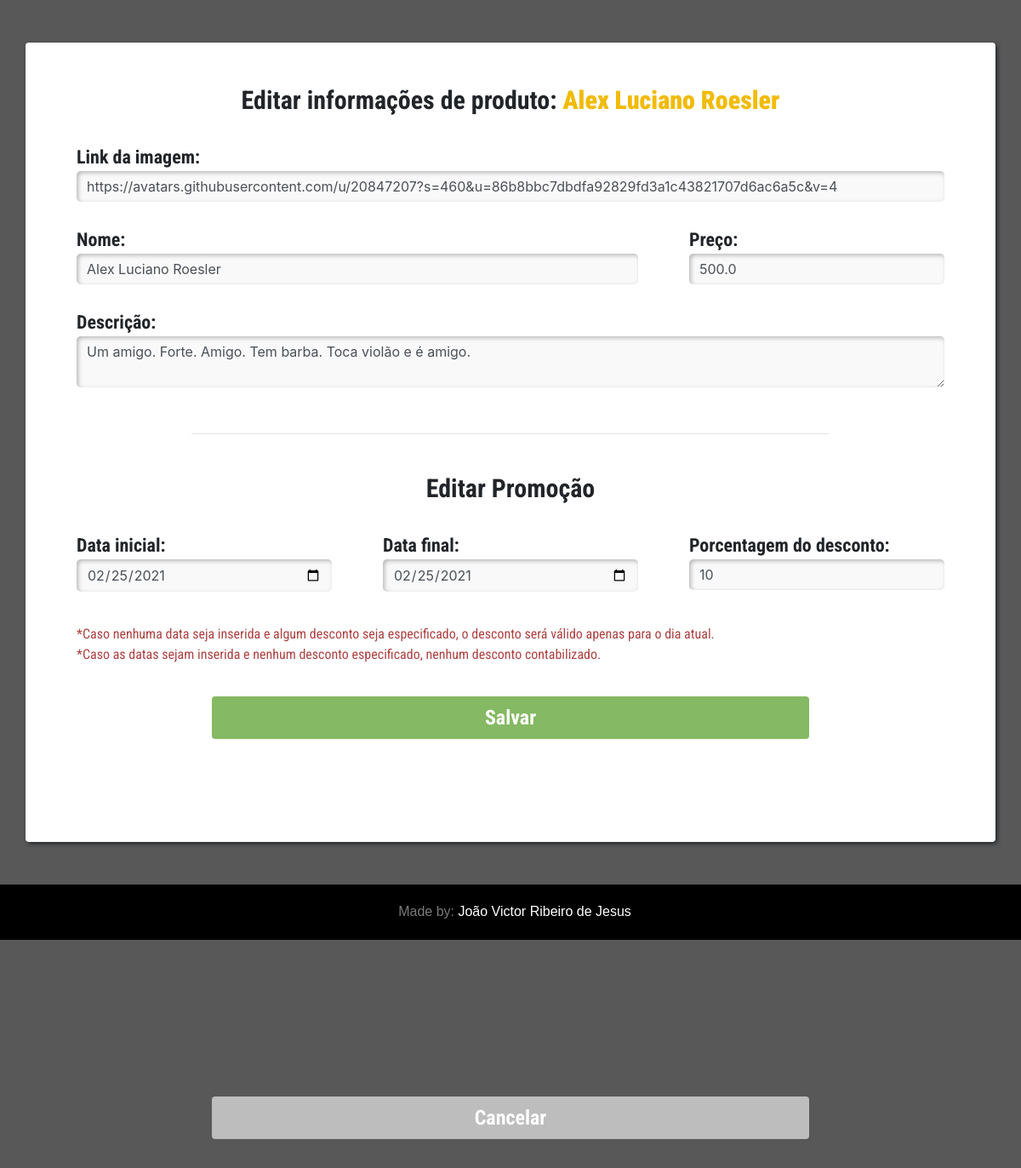
Before: /edit/3 with the older database file.
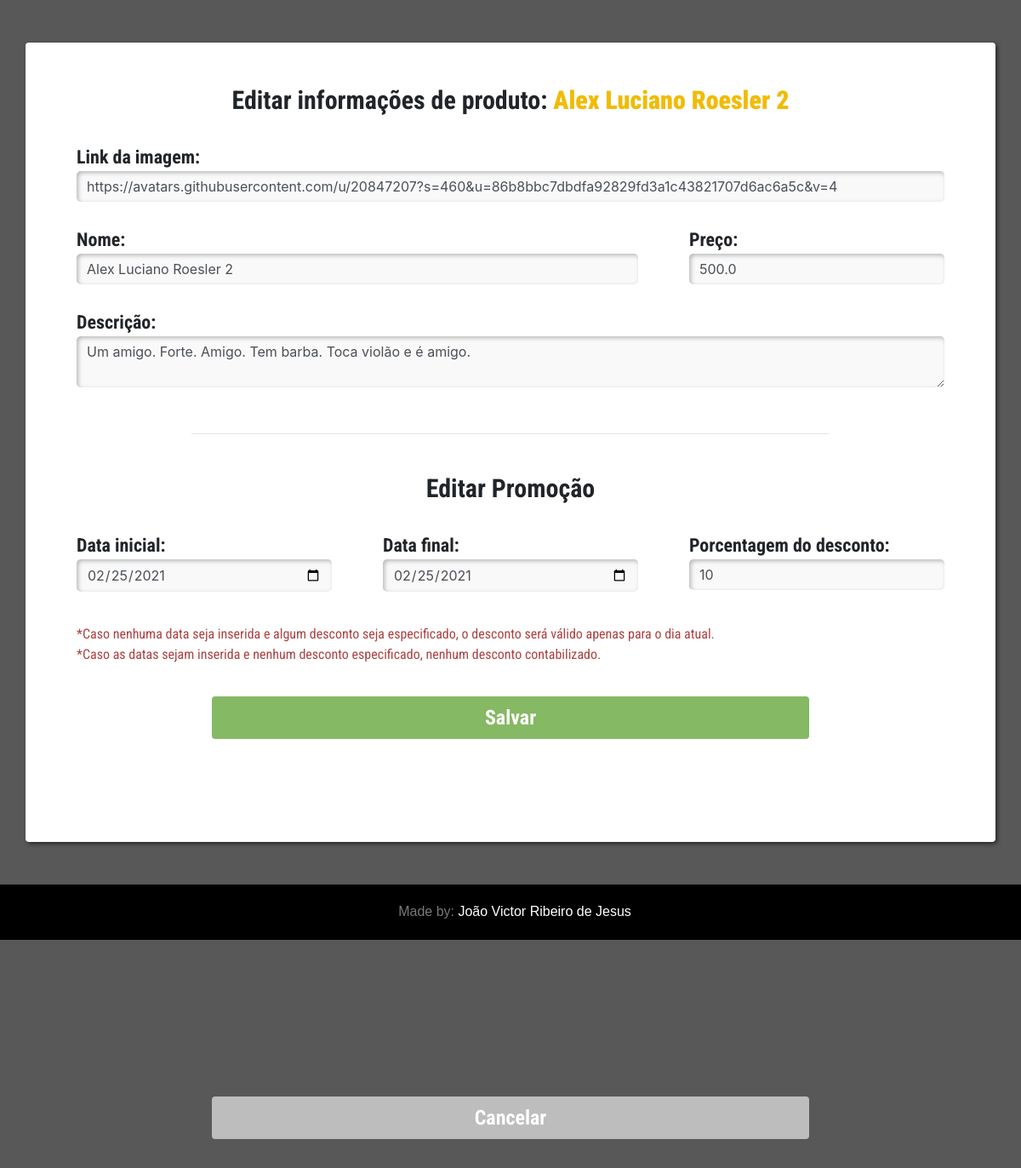
After: the same page with the newer database file.
### app.py (models this page shows, shortened)
class Product(db.Model):
    id = db.Column(db.Integer, primary_key=True, autoincrement=True)
    name = db.Column(db.String)
    description = db.Column(db.String)
    price = db.Column(db.Float)
    image = db.Column(db.String)

class Discount(db.Model):
    id = db.Column(db.Integer, primary_key=True, autoincrement=True)
    begin_date = db.Column(db.DateTime, nullable=False, default=datetime.utcnow)
    end_date = db.Column(db.DateTime)
    discount_percent = db.Column(db.Integer)
    id_product = db.Column(db.Integer, db.ForeignKey('product.id'))
    product = db.relationship('Product', backref=db.backref('discount', lazy=True))

### app.py (the view, shortened to what this page needs)
@app.route('/edit/<int:id>',  methods=['GET', 'POST'])
def edit(id):
    product = Product.query.get(id)
    discount = Discount.query.filter_by(id_product=id).first()
    return render_template('edit.html', product=product, discount=discount)

### templates/edit.html (shortened to what this page needs)
<!DOCTYPE html>
<html lang="pt-br">
<head>
    <link rel="stylesheet" href="https://maxcdn.bootstrapcdn.com/bootstrap/4.0.0/css/bootstrap.min.css">
</head>
<body style="background-color: rgb(88, 88, 88);">
<form action="/edit/{{product.id}}" class="container" method="post">
    <div class="row">
        <div class="card col-md-12" style="margin: 50px 0px 50px 0px; border: 0px; box-shadow: 2px 2px 5px;">
            <div class="card-body" style="margin: auto; margin-top: 30px; align-content: initial;">
                <h5 class="card-title title" >Editar informações de produto: <b style="color: rgb(241, 187, 7); margin: 0px; padding: 0px;">{{ product.name }}</b></h5>
            </div>
            <label id="image-input" class="card-text container" >
                <div class="row col-md-12" style="margin: auto;">
                    <div class="input-group-prepend col-md-12" >
                        <p class="label" style="margin: 0px;">Link da imagem:</p>
                    </div>
                </div>
                <div class="row col-md-12" style="margin: auto; " >
                    <div class="col-md-12" >
                        <input placeholder="https://..." id="image" name="image" value="{{product.image}}" type="text" class="form-control" style="background-color: rgb(250, 249, 249); border-radius: 5px 5px 5px 5px; border: 10cm; border-color: black; box-shadow: 2px 2px 5px rgba(121, 121, 121, 0.514) inset;">                    </div>
                </div>
            </label>
            <label id="image-input" class="card-text container">
                <div class="row" style="margin: auto">
                    <div class="col-md-8" >
                        <div class="input-group-prepend col-md-2" style="margin-top: 20px;">
                            <p class="label" style="margin: 0px;">Nome:</p>
                        </div>
                        <div class="col-md-12 " >
                            <input type="text" name="name" id="name" placeholder="Ex.: Mochila Nike" class="form-control" value="{{product.name}}" style="background-color: rgb(250, 249, 249); border-radius: 5px 5px 5px 5px; border: 10cm; border-color: black; box-shadow: 2px 2px 5px rgba(121, 121, 121, 0.514) inset;" required>
                        </div>
                    </div>
                    <div class="col-md-4" >
                        <div class="input-group-prepend col-md-2" style="margin-top: 20px;">
                            <p class="label" style="margin: 0px;">Preço:</p>
                        </div>
                        <div class="col-md-12 " >
                            <input type="number" class="form-control" name="price" id="price" min="0.00" step="0.01" value="{{product.price}}" style="background-color: rgb(250, 249, 249); border-radius: 5px 5px 5px 5px; border: 10cm; border-color: black; box-shadow: 2px 2px 5px rgba(121, 121, 121, 0.514) inset;" required>
                        </div>
                    </div>
                </div>
            </label>
            <label id="image-input" class="card-text container" >
                <div class="row col-md-12" style="margin: auto; ">
                    <div class="input-group-prepend col-md-12" style="margin-top: 20px; ">
                        <p class="label" style="margin: 0px;">Descrição:</p>
                    </div>
                </div>
                <div class="row col-md-12" style="margin: auto; " >
                    <div class="col-md-12" >
                        <textarea class="form-control" name="description" id="description" style="background-color: rgb(250, 249, 249); border-radius: 5px 5px 5px 5px; border: 10cm; border-color: black; box-shadow: 2px 2px 5px rgba(121, 121, 121, 0.514) inset;">{{product.description}}</textarea>
                    </div>
                </div>
            </label>
            <div class="container" style="margin-top: 30px; margin-bottom: 30px; padding-left: 180px; padding-right: 180px; " >
                <hr >
            </div>
            <div class="row" style="margin: auto;">
                <h5 class="card-title title" >Editar Promoção</h5>
            </div>
            <label id="image-input" class="card-text container">
                <div class="row" style="margin: auto; margin-bottom: 50px;">
                    <div class="col-md-4" >
                        <div class="input-group-prepend col-md-12" style="margin-top: 20px;">
                            <p class="label" style="margin: 0px;">Data inicial:</p>
                        </div>
                        <div class="col-md-12 " >
                            <input type="date" class="form-control" name="begin_date" id="begin_date" value="{{discount.begin_date.date()}}" style="background-color: rgb(250, 249, 249); border-radius: 5px 5px 5px 5px; border: 10cm; border-color: black; box-shadow: 2px 2px 5px rgba(121, 121, 121, 0.514) inset;">
                        </div>
                    </div>
                    <div class="col-md-4" >
                        <div class="input-group-prepend col-md-12" style="margin-top: 20px;">
                            <p class="label" style="margin: 0px;">Data final:</p>
                        </div>
                        <div class="col-md-12 " >
                            <input type="date" class="form-control" name="end_date" id="end_date" value="{{discount.end_date.date()}}" style="background-color: rgb(250, 249, 249); border-radius: 5px 5px 5px 5px; border: 10cm; border-color: black; box-shadow: 2px 2px 5px rgba(121, 121, 121, 0.514) inset;">
                        </div>
                    </div>
                    <div class="col-md-4" >
                        <div class="input-group-prepend col-md-12" style="margin-top: 20px;">
                            <p class="label" style="margin: 0px;">Porcentagem do desconto:</p>
                        </div>
                        <div class="col-md-12 " >
                            <input type="number" class="form-control" name="discount_percent" id="discount_percent" min="0" max="100" value="{{discount.discount_percent}}" style="background-color: rgb(250, 249, 249); border-radius: 5px 5px 5px 5px; border: 10cm; border-color: black; box-shadow: 2px 2px 5px rgba(121, 121, 121, 0.514) inset;">
                        </div>
                    </div>
                </div>
            </label>
            <div class="container" style="font-family: var(--google_font); text-align: left; margin-top: -20px;">
                <div class="row col-md-12" style="margin: auto; margin-left: 15px;">
                    <p style="padding: 0px; margin: 0px; color:rgb(173, 65, 65)">*Caso nenhuma data seja inserida e algum desconto seja especificado, o desconto será válido apenas para o dia atual.</p>
                    <p style="padding: 0px; margin: 0px; color:rgb(173, 65, 65)">*Caso as datas sejam inserida e nenhum desconto especificado, nenhum desconto contabilizado.</p>
                </div>
            </div>
            <div class="row edit_exclude col-md-12" style="margin: auto; margin-top: 30px; margin-bottom: 50px;">
                <div class="col-md-12" style="padding: 0px;">
                    <div  class="btn col-md-12">
                        <button type="submit" class="btn col-md-8" style="font-size: x-large; height: 50px; font-weight: 700; border: 0px; color: white; background-color: rgb(133, 185, 99);">
                            <a >Salvar</a>
                        </button>
                    </div>
                </div>
                <div  class="col-md-12" style="padding: 0px ;">
                    <div class="btn col-md-12">
                        <button onclick="history.back()" class="btn col-md-8" style="font-size: x-large; height: 50px; font-weight: 700; color: white; background-color: rgb(189, 189, 189); border: 0px;">
                            <a>Cancelar</a>
                        </button>
                    </div>
                </div>
            </div>
        </div>
    </div>
</form>
</body>
<footer >
    <div class="row" style="background-color: black;">
        <div class="container col-md-12" style="color: rgb(121, 121, 121); text-align: center; margin: 20px 5px 5px 5px;">
            <p style="font-family: 'Gill Sans', 'Gill Sans MT', Calibri, 'Trebuchet MS', sans-serif;">Made by: <a style="color: white;" href="https://www.linkedin.com/in/joao-victor-ribeiro/">João Victor Ribeiro de Jesus</a></p>
        </div>
    </div>
</footer>
</html>

### templates/edit.html (style rules this page uses)
:root { --google_font: 'Roboto Condensed', sans-serif; ; }
.title { font-family: var(--google_font); font-weight: 700; font-size: 30px; }
.label { font-family: var(--google_font); font-weight: 700; font-size: 22px; }
.edit_exclude { font-family: var(--google_font); font-weight: 700; }

Changed rows visible on the page:
changed Product "Um amigo. Forte. Amigo. Tem barba. Toca violão e é amigo.": name "Alex Luciano Roesler" → "Alex Luciano Roesler 2"
